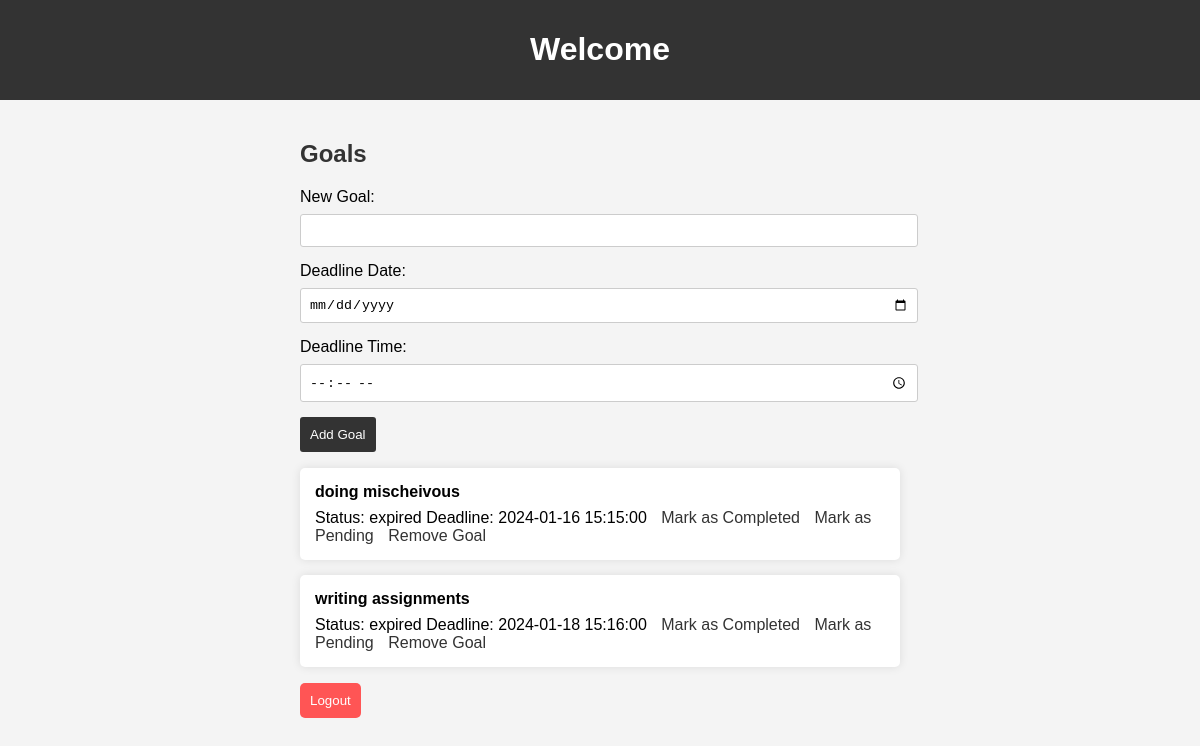
The app's page /goals (signed in) with its own data.
### tables this page shows
CREATE TABLE goals (
        id INTEGER PRIMARY KEY AUTOINCREMENT,
        user_id INTEGER,
        goal TEXT NOT NULL,
        status TEXT DEFAULT 'pending',
        deadline DATETIME,
        FOREIGN KEY (user_id) REFERENCES users (id)
    );

### app.py (the view)
@app.route('/goals')
def goals():
    if 'user_id' not in session:
        flash('Please log in to view your goals.', 'error')
        return redirect(url_for('login'))
    user_id = session['user_id']
    update_expired_goals()  # Check and update expired goals
    cursor.execute('SELECT * FROM goals WHERE user_id=?', (user_id,))
    user_goals = cursor.fetchall()
    cursor.execute('SELECT COUNT(*) FROM goals WHERE user_id=? AND status="completed"', (user_id,))
    completed_goals_count = cursor.fetchone()[0]
    return render_template('goals.html', goals=user_goals, completed_goals_count=completed_goals_count)

### app.py (called while the page is built)
def update_expired_goals():
    current_datetime = datetime.now()
    cursor.execute('UPDATE goals SET status = "expired" WHERE deadline <= ?', (current_datetime,))
    conn.commit()

### templates/goals.html (shortened to what this page needs)
<!DOCTYPE html>
<html lang="en">
<head>
    <link rel="stylesheet" href="{{ url_for('static', filename='goals.css') }}">
</head>
<body>
    <header>
        <h1>Welcome</h1>
    </header>
    <div class="content-container">
        <div class="goals-container">
            <h2 style="color: #333;">Goals</h2>
            <form action="{{ url_for('add_goal') }}" method="post">
                <label for="goal" style="display: block; margin-bottom: 8px;">New Goal:</label>
                <input type="text" name="goal" required style="width: 100%; padding: 8px; margin-bottom: 15px; border: 1px solid #ccc; border-radius: 3px;">
                <label for="deadline_date" style="display: block; margin-bottom: 8px;">Deadline Date:</label>
                <input type="date" name="deadline_date" required style="width: 100%; padding: 8px; margin-bottom: 15px; border: 1px solid #ccc; border-radius: 3px;">
                <label for="deadline_time" style="display: block; margin-bottom: 8px;">Deadline Time:</label>
                <input type="time" name="deadline_time" required style="width: 100%; padding: 8px; margin-bottom: 15px; border: 1px solid #ccc; border-radius: 3px;">
                <button type="submit" style="background-color: #333; color: #fff; padding: 10px; border: none; border-radius: 3px; cursor: pointer;">Add Goal</button>
            </form>
            <ul style="list-style: none; padding: 0;">
                {% for goal in goals %}
                    <li style="margin-bottom: 15px; padding: 15px; background-color: #fff; box-shadow: 0 0 10px rgba(0, 0, 0, 0.1); border-radius: 5px;">
                        <span style="display: block; margin-bottom: 8px; font-weight: bold;">{{ goal[2] }}</span>
                        <span>Status: {{ goal[3] }}</span>
                        <span>Deadline: {{ goal[4] }} {{ goal[5] }}</span>
                        <a href="{{ url_for('update_status', goal_id=goal[0], status='completed') }}"
                           style="margin-left: 10px; color: #333; text-decoration: none;">Mark as Completed</a>
                        <a href="{{ url_for('update_status', goal_id=goal[0], status='pending') }}"
                         style="margin-left: 10px; color: #333; text-decoration: none;">Mark as Pending</a>
                        <a href="{{ url_for('update_status', goal_id=goal[0], status='removed') }}"
                        style="margin-left: 10px; color: #333; text-decoration: none;">Remove Goal</a>
                    </li>
                {% endfor %}
            </ul>
            <form action="{{ url_for('logout') }}" method="post">
                <button type="submit" class="logout-btn">Logout</button>
            </form>
        </div>
    </div>
</body>
</html>

### static/goals.css (style rules this page uses)
body { font-family: 'Arial', sans-serif; margin: 0; padding: 0; background-color: #f4f4f4; }
header { background-color: #333; color: white; padding: 10px; text-align: center; }
.content-container { padding: 20px; }
.goals-container { max-width: 600px; margin: 0 auto; }
.logout-btn { background-color: #ff5555; color: white; padding: 10px; border: none; border-radius: 5px; cursor: pointer; }

### records on screen
goals: goal "doing mischeivous", status "expired", deadline "2024-01-16 15:15:00"
goals: goal "writing assignments", status "expired", deadline "2024-01-18 15:16:00"
